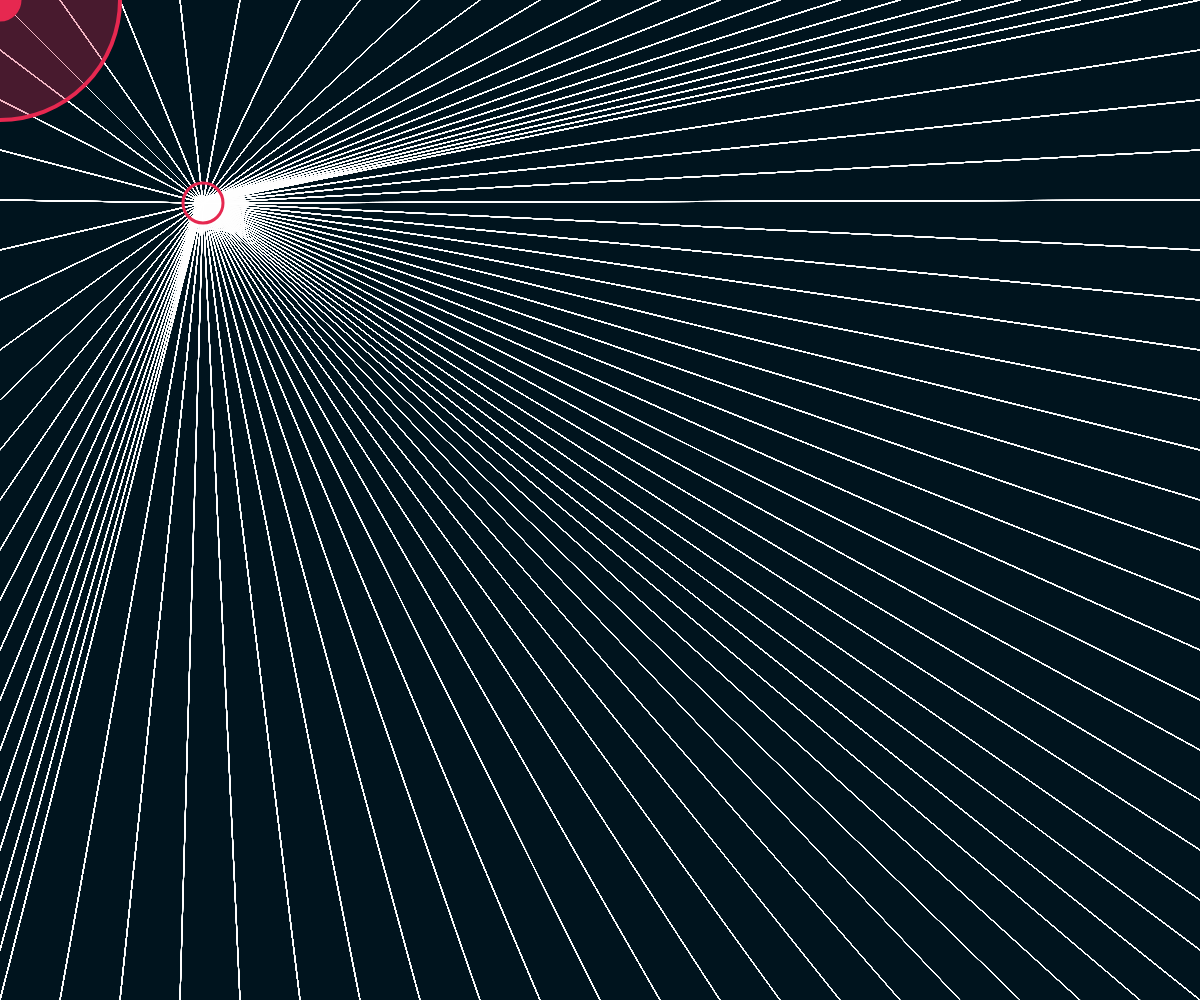
Frame 1 (no input)
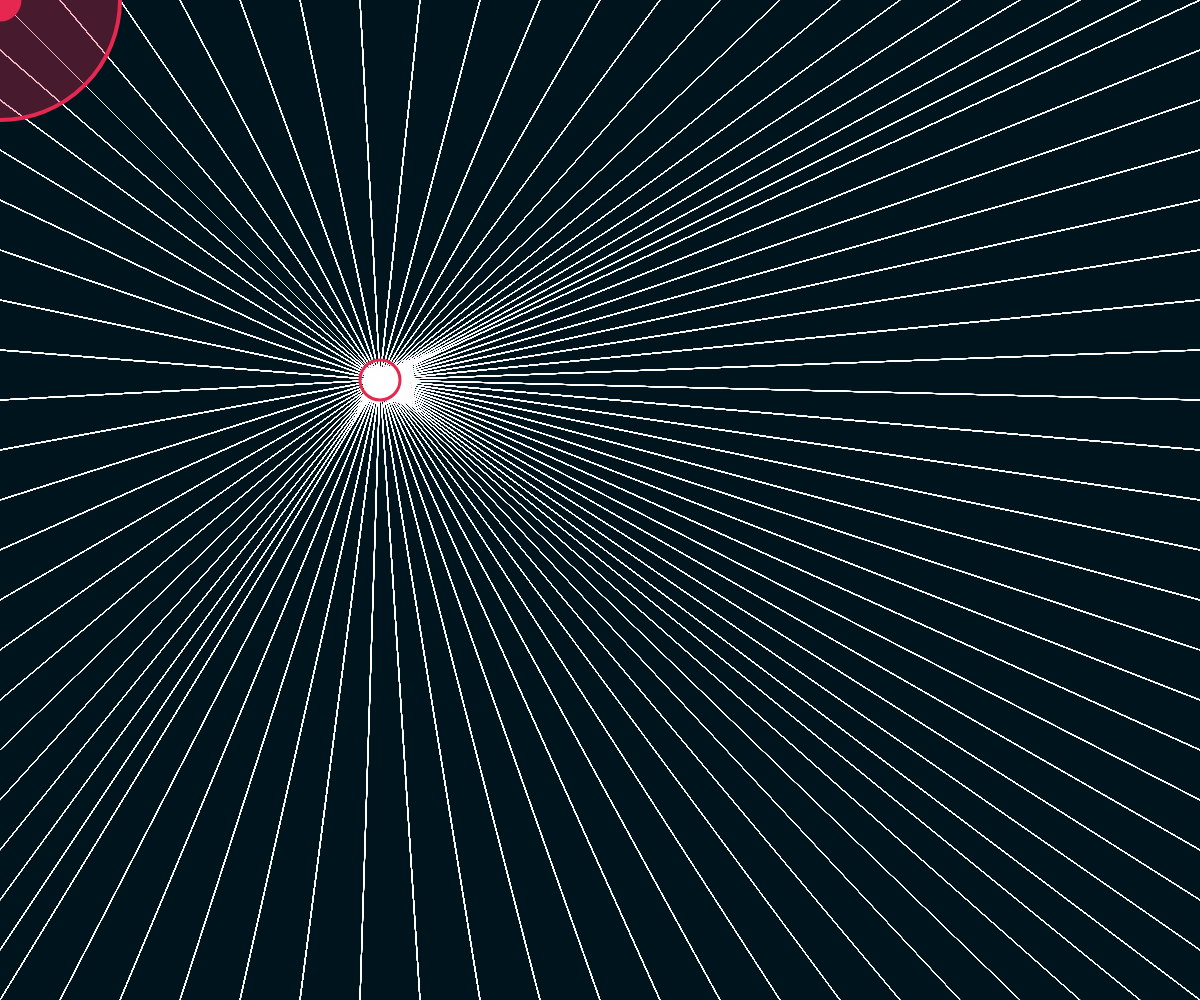
Frame 60 (no input)
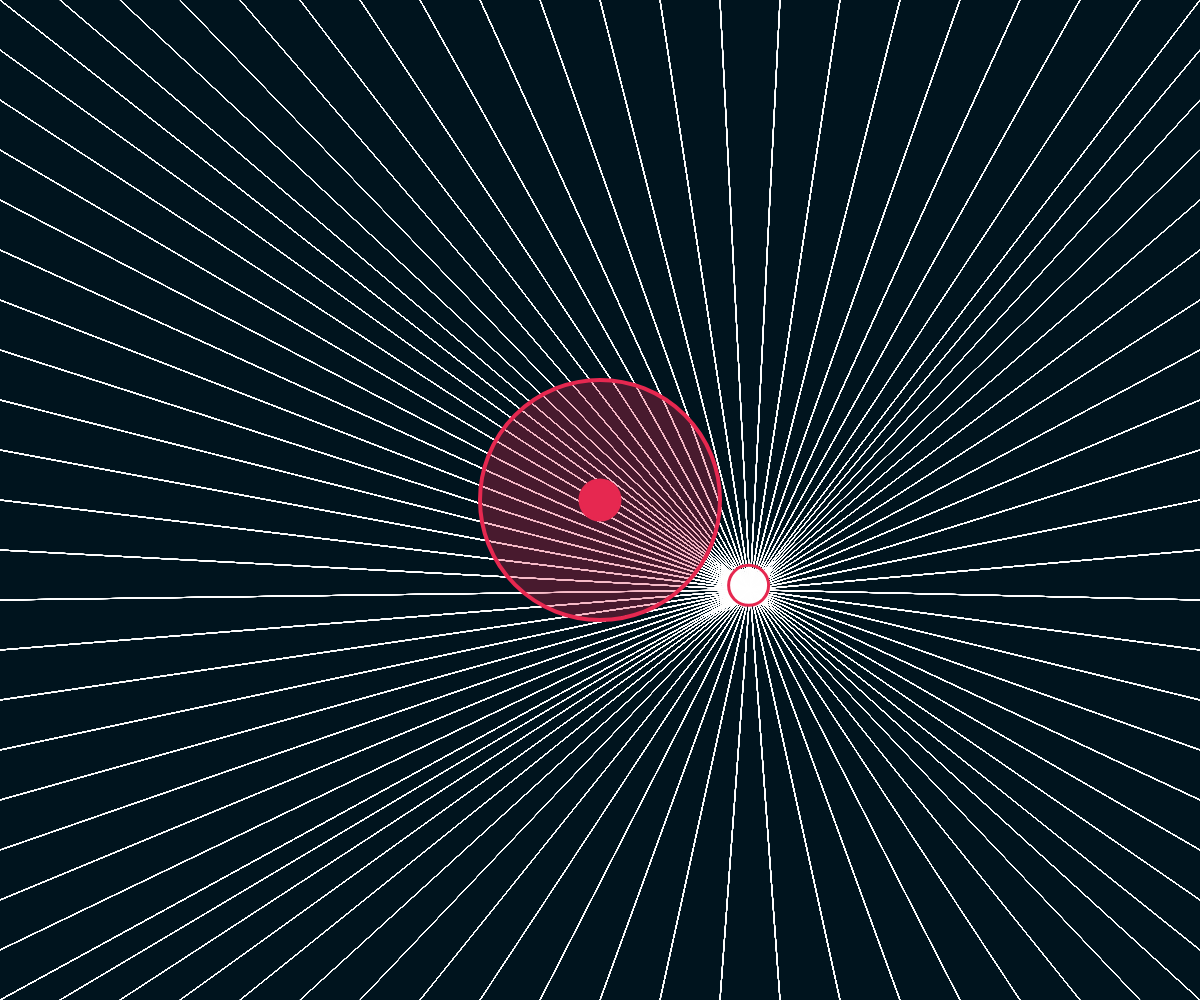
Frame 120 (the mouse pressed at the canvas centre since frame 60)

The p5.js sketch that drew these frames (run headless with seeded random() and noise() and a simulated clock; from frame 60 on, the mouse is pressed at the canvas centre):

// p5.js sketch
// ── sketch.js
// Pia Scharf - 2020

let mover1;
let w;
let h;


function setup() {
   w = windowWidth ;
   h = windowHeight ;
   
   createCanvas(w, h);
   
   ellipseMode(CENTER);
   
   mover1 = new Mover(200,200,3,3,w/30);
  
      //init mouse in center
  mouseX = w/2;
  mouseY = h/2;
   
}

function draw() {
   
   background(0,20,30);
   stroke(255,249,250);
   
   mover1.moveOrigin();
   mover1.lines();
   let x = mouseX ;
   let y = mouseY ;
   
   mover1.magnet(x,y);
   mover1.display();
}



class Mover {
   
   constructor(oX, oY, xSp, ySp, tempr){
      this.originX = oX;
      this.originY = oY;
      
      this.xspeed = xSp;
      this.yspeed = ySp;
      this.r=tempr;
      
      this.userX =0;
      this.userY =0;
      
      this.outerR = tempr*6;
   }
   
   
   
   magnet(tempx,tempy){
      
      
      this.userX = tempx;
      this.userY = tempy;
      
      
      let d= int(dist(this.originX,this.originY,this.userX, this.userY));
      
      if(d<=this.outerR){
         this.originX = lerp(this.originX,this.userX,0.01);
         
         this.originY = lerp(this.originY, this.userY,0.05);
         
         this.xspeed= this.xspeed +0.1;
         this.yspeed= this.yspeed +0.05;
         
         if(d<this.r){
            
            this.xspeed = 0;
            this.yspeed = 0;
         }
      }
      
   }
   
   
   
   moveOrigin(){
      
      this.originX+= this.xspeed;
      this.originY+= this.yspeed;
      if (this.originX > w - this.r || this.originX< this.r) {
         this.xspeed = -this.xspeed;
      }
      if (this.originY> h - this.r || this.originY< this.r) {
         this.yspeed = -this.yspeed;
      }
   }
   
   
   display(){
      
      noFill();
      stroke(230,40,80);
      strokeWeight(3);
      ellipse(this.originX,this.originY,this.r,this.r);
      
      
      fill(230,40,80);
      ellipse(this.userX,this.userY,this.r,this.r);
      
      
      push();
      fill(230,40,80,80);
      stroke(230,40,80);
      strokeWeight(4);
      stroke(230,40,80);
      ellipse(this.userX, this.userY, this.outerR,this.outerR);
      pop();
      
   }
   
   
   lines(){
      
      for(let i=0; i<=20;i++){
         for(let j=0; j<=20;j++){
            
            let jj =map(j,0,20,0,w);
            
            let ii=map(i,0,20,0,h);
            
            stroke(255);
            strokeWeight(1);
            line(jj,0,this.originX,this.originY);
            line(jj,h,this.originX,this.originY);
            line(0,ii,this.originX,this.originY);
            line(this.originX,this.originY,w,ii);
            
         }
      }
      
   }
   
}
